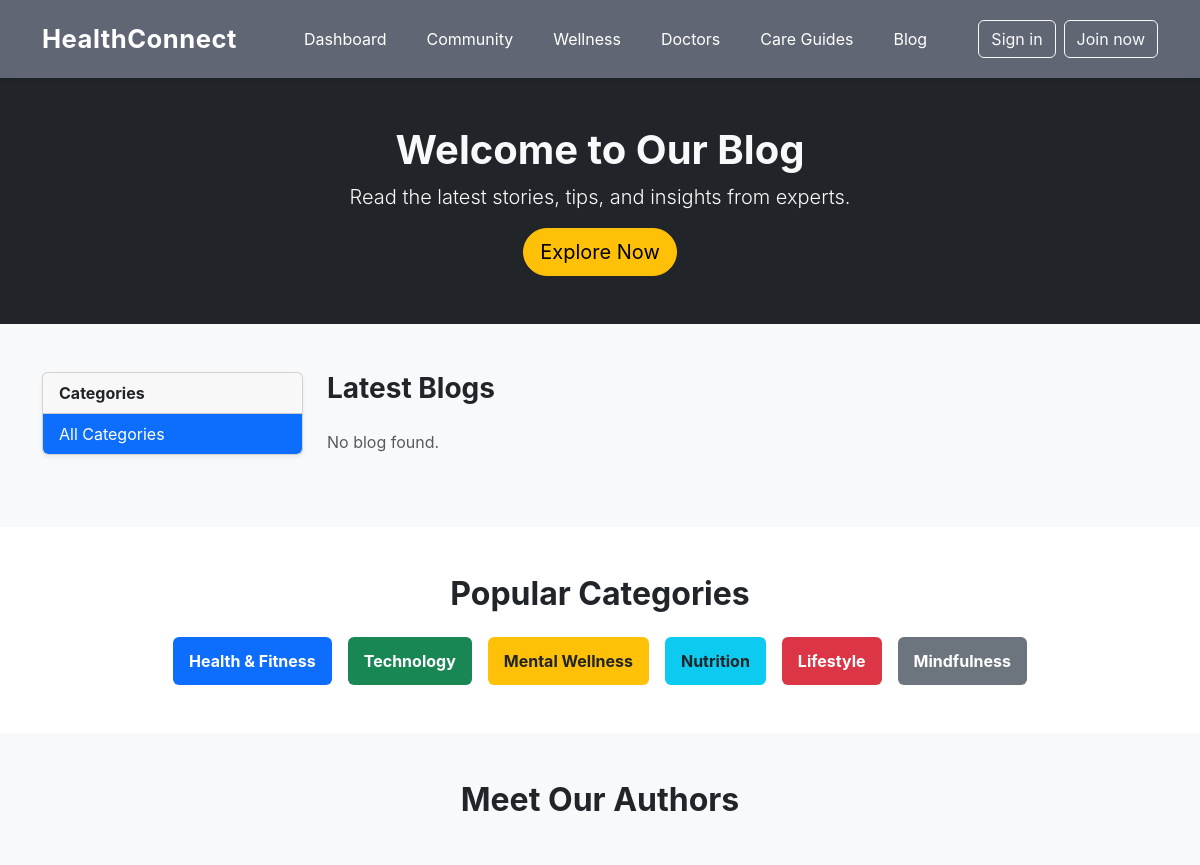
The app's page /blog/blogs/ (upper part), older data.
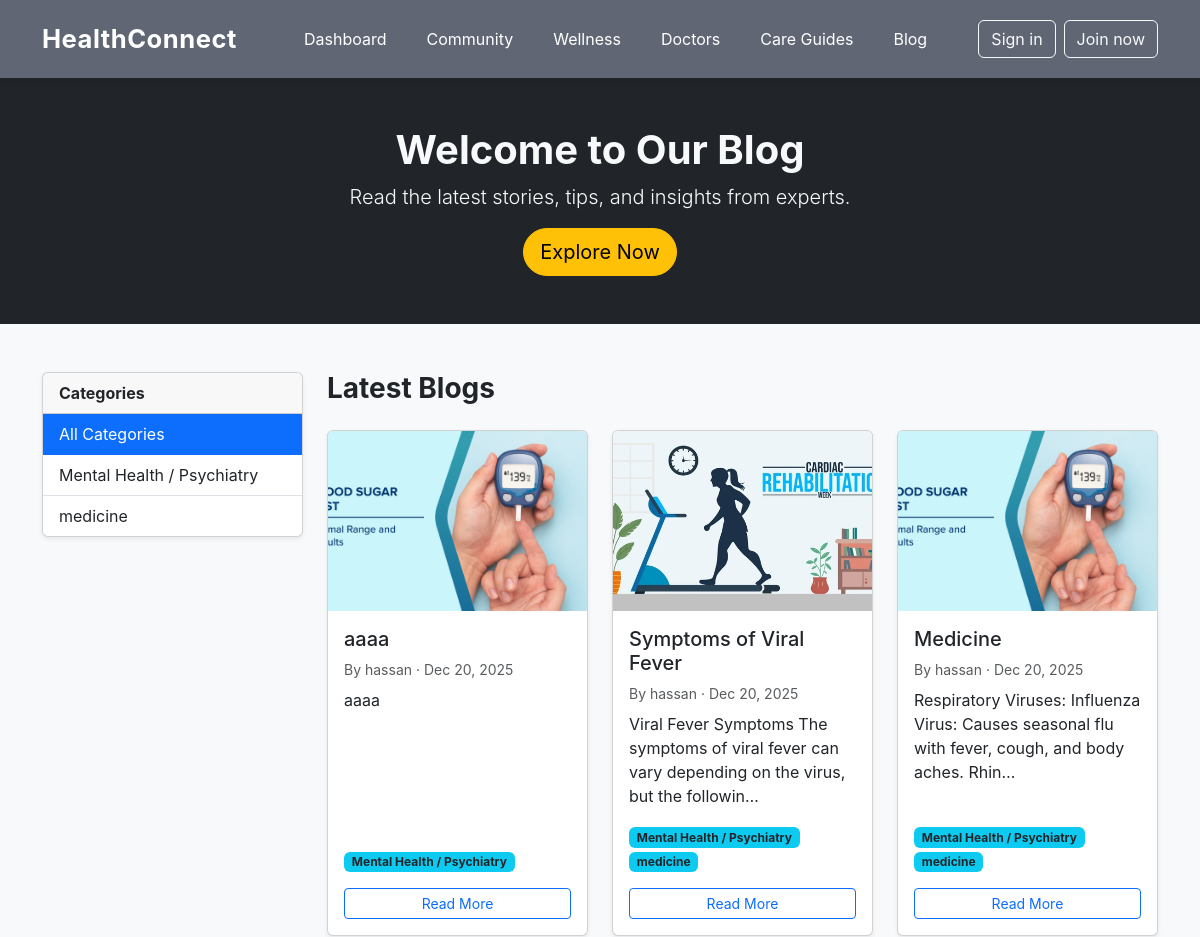
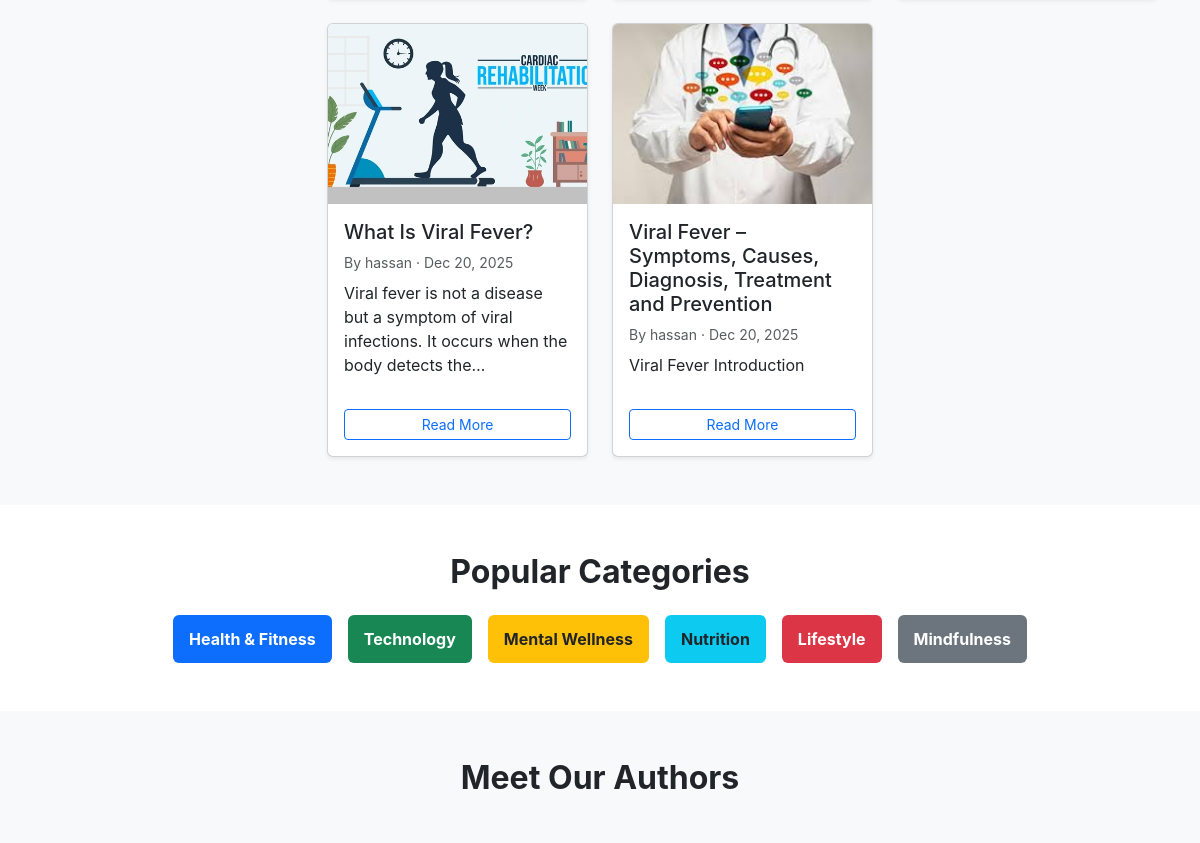
The same page, newer data (2 pictures, top to bottom).
### category/models.py (models this page shows, shortened)
class Category(models.Model):
    name = models.CharField(max_length=100, unique=True)
    slug = models.SlugField(unique=True, blank=True)  # blank=True important

### blog/models.py (models this page shows, shortened)
class BlogPost(models.Model):
    author = models.ForeignKey(
        settings.AUTH_USER_MODEL,
        on_delete=models.CASCADE,
        related_name="posts"
    )
    title = models.CharField(max_length=200)
    content = RichTextField()
    description = models.TextField(blank=True, null=True)
    photo = models.ImageField(upload_to="blog_photos/", blank=True, null=True)
    category = models.ManyToManyField(Category)
    urgency_level = models.CharField(
        max_length=10,
        choices=URGENCY_CHOICES,
        default='medium'
    )
    created_at = models.DateTimeField(auto_now_add=True)

### accounts/models.py (models this page shows, shortened)
class CustomUser(AbstractUser):
    role = models.CharField(
        max_length=20,
        choices=ROLE_CHOICES,
        default="patient"
    )
    doctor_license = models.CharField(
        max_length=50,
        blank=True,
        null=True
    )
    specialization = models.ManyToManyField(
        "Specialization",
        blank=True,
        help_text="Only for doctors"
    )
    hospital_name = models.CharField(
        max_length=150,
        blank=True,
        null=True
    )
    profile_pic = models.ImageField(
        upload_to="profiles/",
        blank=True,
        null=True
    )
    token_id = models.CharField(
        max_length=12,   # Adjust for future growth
        unique=True,
        blank=True,
        editable=False
    )

### blog/views.py (the view)
# urls.py: path('blogs/', views.blog_list, name='blog_list'),
def blog_list(request, category_slug=None):
    categories = Category.objects.all()
    selected_category = None
    blogs = BlogPost.objects.all().order_by('-created_at')
    if category_slug:
        selected_category = get_object_or_404(Category, slug=category_slug)
        blogs = blogs.filter(category=selected_category)
    context = {
        'blogs': blogs,
        'categories': categories,
        'selected_category': selected_category,
    }
    return render(request, 'core/blog.html', context)

### blog/context_processors.py (called while the page is built)
def unread_notifications(request):
    if request.user.is_authenticated:
        return {
            "unread_count": request.user.notifications.filter(is_read=False).count()
        }
    return {"unread_count": 0}

### core/templates/core/blog.html (shortened to what this page needs)
{% extends "base.html" %}
{% load static %}
{% block content %}
<section class="py-5 text-center bg-dark text-light">
  <div class="container">
    <h1 class="fw-bold">Welcome to Our Blog</h1>
    <p class="lead mb-3">Read the latest stories, tips, and insights from experts.</p>
    <a href="#" class="btn btn-warning btn-lg">Explore Now</a>
  </div>
</section>
 <section class="py-5 bg-light">
  <div class="container">
    <div class="row">
      <div class="col-lg-3 mb-4">
        <div class="d-none d-lg-block">
          <div class="card shadow-sm">
            <div class="card-header fw-bold">
              Categories
            </div>
            <div class="list-group list-group-flush"
                 style="max-height:400px; overflow-y:auto;">
              <a href="{% url 'blog_list' %}"
                 class="list-group-item list-group-item-action
                 {% if not selected_category %}active{% endif %}">
                All Categories
              </a>
              {% for cat in categories %}
                <a href="{% url 'blog_by_category' cat.slug %}"
                   class="list-group-item list-group-item-action
                   {% if selected_category == cat %}active{% endif %}">
                  {{ cat.name }}
                </a>
              {% endfor %}
            </div>
          </div>
        </div>
      </div>
      <div class="col-lg-9">
        <h3 class="mb-4 fw-bold">
          {% if selected_category %}
            {{ selected_category.name }}
          {% else %}
            Latest Blogs
          {% endif %}
        </h3>
        <div class="row g-4">
          {% for blog in blogs %}
            <div class="col-lg-4 col-md-6">
              <div class="card h-100 shadow-sm">
                {% if blog.photo %}
                  <img src="{{ blog.photo.url }}"
                       class="card-img-top"
                       style="height:180px; object-fit:cover;">
                {% endif %}
                <div class="card-body d-flex flex-column">
                  <h5 class="card-title">{{ blog.title }}</h5>
                  <small class="text-muted mb-2">
                    By {{ blog.author.username }} ·
                    {{ blog.created_at|date:"M d, Y" }}
                  </small>
                  <p class="card-text">
                    {{ blog.content|truncatechars:100 }}
                  </p>
                  <div class="mt-auto">
                    {% for cat in blog.category.all %}
                      <span class="badge bg-info text-dark">
                        {{ cat.name }}
                      </span>
                    {% endfor %}
                  </div>
                  <a href="{% url 'blog_detail' blog.pk %}"
                     class="btn btn-outline-primary btn-sm mt-3">
                    Read More
                  </a>
                </div>
              </div>
            </div>
          {% empty %}
            <p class="text-muted">No blog found.</p>
          {% endfor %}
        </div>
      </div>
    </div>
  </div>
</section>
<section class="py-5 bg-white">
  <div class="container text-center">
    <h2 class="fw-bold mb-4">Popular Categories</h2>
    <div class="d-flex flex-wrap justify-content-center gap-3">
      <span class="badge bg-primary p-3 fs-6">Health & Fitness</span>
      <span class="badge bg-success p-3 fs-6">Technology</span>
      <span class="badge bg-warning text-dark p-3 fs-6">Mental Wellness</span>
      <span class="badge bg-info text-dark p-3 fs-6">Nutrition</span>
      <span class="badge bg-danger p-3 fs-6">Lifestyle</span>
      <span class="badge bg-secondary p-3 fs-6">Mindfulness</span>
    </div>
  </div>
</section>
<section class="py-5 bg-light">
  <div class="container text-center">
    <h2 class="fw-bold mb-5">Meet Our Authors</h2>
    <div class="row g-4 justify-content-center">
    </div>
  </div>
</section>
{% endblock content %}

### templates/base.html (shortened to what this page needs)
{% load static %}
{% load crispy_forms_tags %}
<!DOCTYPE html>
<html lang="en">
<head>
  <link href="https://cdn.jsdelivr.net/npm/bootstrap@5.3.3/dist/css/bootstrap.min.css" rel="stylesheet">
  <link rel="stylesheet" href="https://cdn.jsdelivr.net/npm/bootstrap-icons@1.11.3/font/bootstrap-icons.min.css">
  <link rel="stylesheet" href="{% static 'css/style.css' %}">
</head>
<body style="padding-top: 78px;">
<nav class="navbar navbar-expand-lg modern-nav fixed-top shadow-sm">
  <div class="container">
    <a class="navbar-brand fw-bold text-white" href="/">HealthConnect</a>
    <div class="collapse navbar-collapse justify-content-center" id="navbarNav">
      <ul class="navbar-nav gap-4 fs-6">
        <li class="nav-item"><a class="nav-link text-white nav-hover" href="/">Dashboard</a></li>
        <li class="nav-item"><a class="nav-link text-white nav-hover" href="{% url 'CommunityPage' %}">Community</a></li>
        <li class="nav-item"><a class="nav-link text-white nav-hover" href="{% url 'healthPage' %}">Wellness</a></li>
        <li class="nav-item"><a class="nav-link text-white nav-hover" href="{% url 'doctor_list' %}">Doctors</a></li>
        <li class="nav-item"><a class="nav-link text-white nav-hover" href="{% url 'treatmentPage' %}">Care Guides</a>
        </li>
        <li class="nav-item"><a class="nav-link text-white nav-hover" href="{% url 'blog_list' %}">Blog</a></li>
      </ul>
    </div>
   <div class="d-flex gap-2 ">
  {% if request.user.is_authenticated %}
  <a href="{% url 'notifications' %}" class="nav-link position-relative text-white">
    🔔 Notifications
    {% if unread_count > 0 %}
      <span class="badge bg-danger position-absolute top-0 start-100 translate-middle">
        {{ unread_count }}
      </span>
    {% endif %}
  </a>
  <a href="{% url 'profile' %}" class="btn btn-outline-light">Profile</a>
  <a href="{% url 'logout' %}" class="btn btn-danger">Logout</a>
{% else %}
  <a href="{% url 'login' %}" class="btn btn-outline-light">Sign in</a>
  <a href="{% url 'signup' %}" class="btn btn-outline-light">Join now</a>
{% endif %}
</div>
  </div>
</nav>
{% block content %}{% endblock content %}
</body>
</html>

### static/css/style.css (style rules this page uses)
body { font-family: 'Inter', sans-serif; background: #f8f9fc; margin: 0; padding: 0; }
* { transition: 0.3s ease; }
.modern-nav { background: rgba(15, 23, 42, 0.65); backdrop-filter: blur(12px); padding: 15px 0; }
.navbar-brand { font-size: 1.6rem; letter-spacing: 0.5px; }
.btn-warning { border-radius: 50px; }

Row changes from the older to the newer data that the page shows:
added Category: name "Mental Health / Psychiatry"
added Category: name "medicine"
added BlogPost: photo (picture), title "aaaa", author.username "hassan", created_at "Dec 20, 2025", content "aaaa"
added BlogPost: photo (picture), title "Symptoms of Viral Fever", author.username "hassan", created_at "Dec 20, 2025", content "Viral Fever Symptoms The symptoms of viral fever can vary depending on the virus, but the followin…"
added BlogPost: photo (picture), title "Medicine", author.username "hassan", created_at "Dec 20, 2025", content "Respiratory Viruses: Influenza Virus: Causes seasonal flu with fever, cough, and body aches. Rhin…"
added BlogPost: photo (picture), title "What Is Viral Fever?", author.username "hassan", created_at "Dec 20, 2025", content "Viral fever is not a disease but a symptom of viral infections. It occurs when the body detects the…"
added BlogPost: photo (picture), title "Viral Fever – Symptoms, Causes, Diagnosis, Treatment and Prevention", author.username "hassan", created_at "Dec 20, 2025", content "Viral Fever Introduction"
Text that changed along with them:
text no longer shown: "No blog found."
